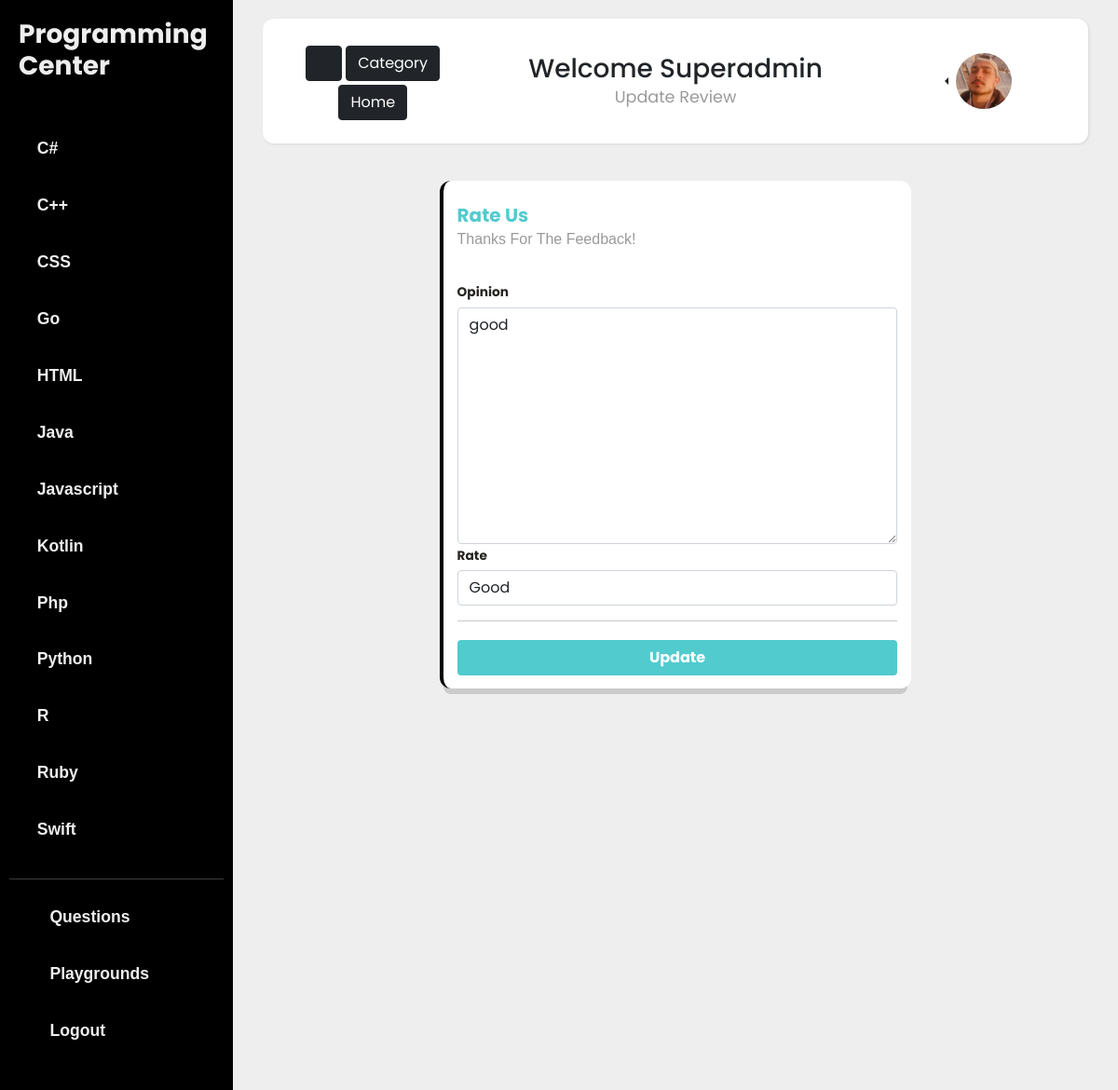
The app's page /account/review/update/28/ (signed in) with its own data.
### programmingLanguage/models.py (models this page shows, shortened)
class Language(models.Model):
    name = models.CharField(max_length=100, unique=True)
    slug = models.SlugField(max_length=10, unique=True)
    category = TreeManyToManyField(Category, related_name='lang_category')
    detail = RichTextField(blank=True, null=True)
    class Meta:
        ordering = ['name']

### account/models.py (models this page shows, shortened)
class UserBase(AbstractBaseUser, PermissionsMixin):
    email = models.EmailField('email address', unique=True)
    username = models.CharField(max_length=150, unique=True)
    first_name = models.CharField(max_length=150, blank=True)
    last_name = models.CharField(max_length=150, blank=True)
    slug = models.SlugField(max_length=150, unique=True)
    is_active = models.BooleanField(default=False)
    is_staff = models.BooleanField(default=False)
    created = models.DateTimeField(auto_now_add=True)
    updated = models.DateTimeField(auto_now=True)
    objects = CustomAccountManager()
    USERNAME_FIELD = 'email'
    REQUIRED_FIELDS = ['username']
    class Meta:
        verbose_name = 'Account'
        verbose_name_plural = 'Accounts'

class Profile(models.Model):
    user = models.OneToOneField(UserBase, on_delete=models.CASCADE)
    interests = models.ManyToManyField(Language, related_name='user_interests', blank=True)
    slug = models.SlugField(max_length=150, unique=True)
    about = models.TextField(blank=True)
    image = models.ImageField(default='avatar.png', upload_to=user_directory_path)
    stars = models.ManyToManyField(UserBase, related_name='star', default=None, blank=True)
    star_count = models.BigIntegerField(default='0')

class Review(models.Model):
    RATE_CHOICES = [
        (1,'Terrible'),
        (2,'Bad'),
        (3,'OK'),
        (4,'Good'),
        (5,'Excellent')
        ]
    user = models.ForeignKey(UserBase, on_delete=models.CASCADE)
    date = models.DateTimeField(default=timezone.now)
    opinion = models.TextField(blank=True)
    rate = models.PositiveSmallIntegerField(choices=RATE_CHOICES)
    class Meta:
        ordering = ['-date']

### account/views.py (the view, shortened to what this page needs)
# urls.py: path('review/update/<int:pk>/', views.ReviewUpdateView.as_view(), name='review_update'),
class ReviewUpdateView(LoginRequiredMixin, UserPassesTestMixin, UpdateView):
    model = Review
    template_name = 'review/review_update.html'
    form_class = ReviewForm
    def test_func(self):
            review = self.get_object()
            return True if self.request.user == review.user else False # one line if statement :)

### account/forms.py
class ReviewForm(forms.ModelForm):
    class Meta:
        model = Review
        fields = ['opinion', 'rate']

### programmingLanguage/views.py (called while the page is built)
def language_list(request):
    language_list = Language.objects.all()
    context = {
        'language_list': language_list
    }
    return context

### templates/review/review_update.html (shortened to what this page needs)
{% extends '../basee.html' %}
{% load crispy_forms_tags %}
{% block content %}
<div class="container-fluid">
    <div class="row">
        <nav class="navbar">
            <div class=" col-lg-3 col-12" style="text-align: center; margin: 10px 0;">
                <button type="button" id="sidebarCollapse" class="btn btn-dark mt-1">
                    <i class="fas fa-align-left"></i>
                </button>
                <a href="{% url 'pl:category' %}" class="btn btn-dark mt-1">Category</a>
                <a href="{% url 'pl:home' %}" class="btn btn-dark mt-1">Home</a>
            </div>
            <div class=" col-lg-6 col-12" style="text-align: center; margin: 10px 0;">
                {% if request.user.is_authenticated %}
                <h3 class="mb-0">Welcome {{request.user.username|title}}</h3>
                {% endif %}
                <a href="{% url 'account:review_update' object.id %}" class="navigation ">Update Review</a>
            </div>
            <div class="col-lg-3 col-12" style="text-align: center; margin: 10px 0;">
                {% if request.user.is_authenticated %}
                <div class="btn-group  dropstart">
                    <a type="button" class="dropdown-toggle" data-bs-toggle="dropdown" data-toggle="dropdown"
                        aria-haspopup="true" aria-expanded="false">
                        <img src="{{ request.user.profile.image.url }}" alt="" class="rounded-circle" width="60"
                            height="60">
                    </a>
                </div>
                {% else %}
                <div class="row justify-content-center">
                    <a href="{% url 'account:register' %}" class="btn btn-dark col-5"
                        style="margin-right: 5px;">Register</a>
                    <a href="{% url 'account:login' %}" class="btn btn-dark col-5">Log in</a>
                </div>
                {% endif %}
            </div>
        </nav>
    </div>
</div>
<div class="row justify-content-center">
    <div class="col-lg-7 col-md-12 col-sm-12">
        <div class="card card-border">
            <div class="card-header">
                <h5 class="card-title title mb-0">Rate Us</h5>
                <p class="card-category">Thanks For The Feedback!</p>
            </div>
            <div class="card-body update">
                <form method="POST">
                        {{form|crispy}}
                        <hr>
                        <button type="submit" class="btn col-12 my-1">Update</button>
                </form>
            </div>
        </div>
    </div>
</div>
{% endblock %}

### templates/basee.html (shortened to what this page needs)
{% load static %}
<!doctype html>
<html lang="en">
<head>
    <link href="https://cdn.jsdelivr.net/npm/bootstrap@5.0.0-beta2/dist/css/bootstrap.min.css" rel="stylesheet"
>
    <link href="{% static 'fontawesome_free/css/all.min.css' %}" rel="stylesheet" type="text/css">
    <link rel="stylesheet" href="https://cdn.jsdelivr.net/gh/devicons/devicon@v2.10.1/devicon.min.css">
    <link href="{% static 'css/sidebar.css' %}" rel="stylesheet">
    <link href="{% static 'css/card.css' %}" rel="stylesheet">
    <link href="{% static 'css/card1.css' %}" rel="stylesheet">
</head>
<body>
    <div class="wrapper">
        <nav id="sidebar">
            <div class="sidebar-header">
                <a href="{% url 'pl:home' %}">
                <h3 class="fw-bold">Programming Center</h3>
                </a>
            </div>
            <ul class="components">
                {% for lang in language_list %}
                <li>
                    <a href="{% url 'pl:languages_detail' lang.slug %}">
                        <p class="fw-bold">{{lang.name}}</p>
                    </a>
                </li>
                {% endfor %}
                <hr>
                <li>
                    <a href="{% url 'question:question_list' %}">
                        <i class="fas fa-question y-icon"></i>
                        <p class="fw-bold">Questions</p>
                    </a>
                </li>
                <li>
                    <a href="{% url 'editor:home' %}">
                        <i class="fas fa-file-code game-icon"></i>
                        <p class="fw-bold">Playgrounds</p>
                    </a>
                </li>
                {% if request.user.is_authenticated %}
                <li>
                    <a href="{% url 'account:logout' %}">
                        <i class="fas fa-power-off web-icon"></i>
                        <p class="fw-bold">Logout</p>
                    </a>
                </li>
                {% endif %}
            </ul>
        </nav>
        <div id="content">
            <main class="container">
                {% block content %}
                {% endblock %}
            </main>
        </div>
    </div>
</body>
</html>

### static/css/sidebar.css (style rules this page uses)
:root { --mainColor: #fff; }
body { font-family: 'Poppins', sans-serif; background: #eee; }
p { font-family: sans-serif, 'Poppins'; font-size: 1em; font-weight: 300; line-height: 1.7em; }
a { color: inherit; text-decoration: none; transition: all 0.3s; }
.navbar { padding: 15px 10px; background: #fff; border: none; border-radius: 12px; margin-bottom: 40px; box-shadow: 1px 1px 3px rgba(0, 0, 0, 0.1); }
i, span { display: inline-block; }
.wrapper { display: flex; align-items: stretch; }
#sidebar { min-width: 250px; max-width: 250px; background: #000; color: #eee; transition: all 0.3s; }
#sidebar .sidebar-header { padding: 20px; background: #000; }
#sidebar ul.components { position: relative; padding: 20px 10px; }
#sidebar ul li a { padding: 10px 10px 5px; font-size: 1.1em; display: block; background: linear-gradient(to right, var(--mainColor) 0%, var(--mainColor) 100%); background-position: 0 0 ; background-repeat: repeat-x; background-size: 1px 0; transition: background-size .5s; }
#sidebar ul.components li a p { display: inline-block; margin-left: 15px; }
#content { width: 100%; padding: 20px; min-height: 100vh; transition: all 0.3s; }

### static/css/card.css (style rules this page uses)
.category, .card-category { text-transform: capitalize; font-weight: 400; color: #9A9A9A; font-size: 0.7142em; }
.card-category { font-size: 1em; }
.card { border-radius: 12px; box-shadow: 0 10px 0 -4px rgba(0, 0, 0, 0.15); background-color: #FFFFFF; color: #252422; margin-bottom: 20px; position: relative; border: 0 none; transition: transform 300ms cubic-bezier(0.34, 2, 0.6, 1), box-shadow 200ms ease; }
.update button { background-color: #51cbce; color: #fff; text-decoration: none; font-weight: 700; }
.card-border { border-left: 4px solid black; }
.card .card-body { padding: 15px 15px 10px 15px; }
.card .card-header { padding: 15px 15px 0; border: 0; }
.card .card-header:not([data-background-color]) { background-color: transparent; }
.card .card-header .card-title { margin-top: 10px; }
.title { font-weight: 700; color: #51cbce; }
.card label { font-size: 0.8571em; font-weight: 700; margin-bottom: 5px; }
a.navigation { color: #9A9A9A; font-size: 1.1rem; }
.web-icon { color: #d9534f; }
.game-icon { color: #5cb85c; }
.y-icon { color: #f0ad4e; }

### records on screen
Language: name "C#"
Language: name "C++"
Language: name "CSS"
Language: name "Go"
Language: name "HTML"
Language: name "Java"
Language: name "Javascript"
Language: name "Kotlin"
Language: name "Php"
Language: name "Python"
Language: name "R"
Language: name "Ruby"
Language: name "Swift"
UserBase: user.username "Superadmin", user.profile.image (picture)
Review: opinion "good", rate "Good"
